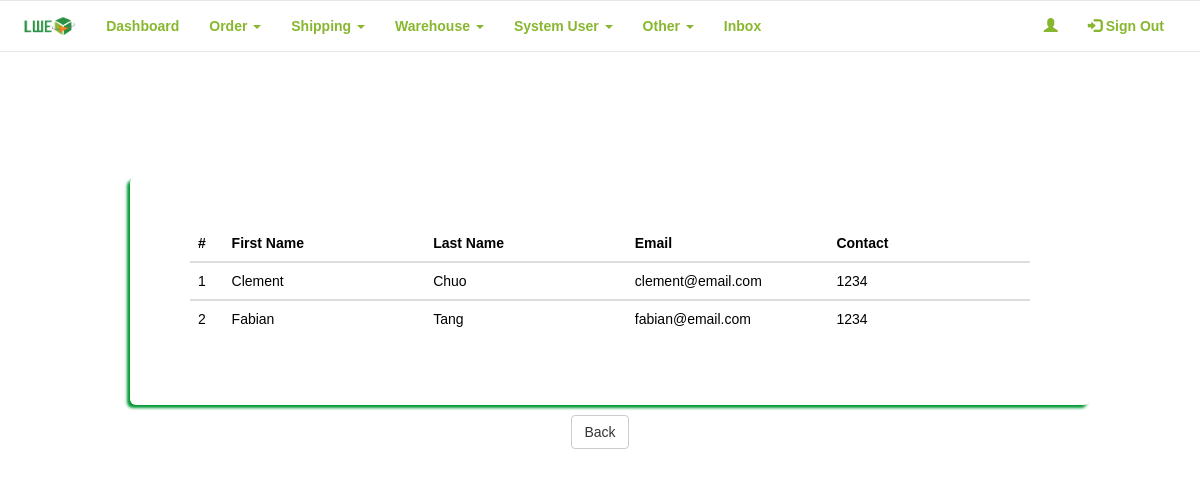
Screenshot of /LWE_Buy/admin/warehouseview.php with the database file from the repository.
### tables this page shows
CREATE TABLE IF NOT EXISTS `work_station` (
  `ws_id` int(11) NOT NULL,
  `user_id` int(11) NOT NULL,
  `wh_id` int(11) NOT NULL
);

CREATE TABLE IF NOT EXISTS `users` (
  `user_id` int(11) NOT NULL,
  `fname` varchar(50) NOT NULL,
  `lname` varchar(50) NOT NULL,
  `contact` varchar(15) DEFAULT NULL,
  `email` varchar(50) NOT NULL,
  `password` varchar(255) NOT NULL,
  `type` varchar(10) NOT NULL,
  `image` text NOT NULL,
  `login_status` varchar(55) NOT NULL
);

### LWE_Buy/admin/warehouseview.php (the view, shortened to what this page needs)
<?php
require_once '../connection/config.php';
$counter = 0;
$wh_id = $_GET['wh_id'];
$query1 = "SELECT *
            FROM users us
            JOIN work_station ws
            ON ws.user_id = us.user_id
            WHERE wh_id='$wh_id'";
$result1 = mysqli_query($con, $query1);
?>
<!DOCTYPE html>
<html data-ng-app="myApp">
    <head>
        <link rel="stylesheet" href="https://maxcdn.bootstrapcdn.com/bootstrap/3.3.7/css/bootstrap.min.css">
        <link href="../frameworks/css/style.css" rel="stylesheet"/>
    </head>
    <body>
        <div class="row">
            <?php include_once('nav.php')?>
        </div>
        <center>
            <div class="container">
                <div class="row" style="padding-top: 50px; padding-bottom: 25px;">
                    <div class="col-xs-12 col-md-12 col-lg-12">
                    </div>
                </div>
            </div>
            <section class = "content">
                <div class="container">
                    <div class="row">
                        <div class="col-xs-12 col-md-12 col-lg-12 jumbotron">
                            <?php
                            if(mysqli_num_rows($result1) > 0)
                            {
                            ?>
                            <table class="table thead-bordered table-hover" id="receive">
                                <thead>
                                    <tr>
                                        <th>#</th>
                                        <th>First Name</th>
                                        <th>Last Name</th>
                                        <th>Email</th>
                                        <th>Contact</th>
                                    </tr>
                                </thead>
                                <?php
                                    while($row = mysqli_fetch_array($result1))
                                    {
                                        $counter++;
                                        ?>
                                        <tbody>
                                            <tr>
                                                <td width="4%"><?php echo $counter; ?></td>
                                                <td width="24%"><?php echo $row['fname']; ?></td>
                                                <td width="24%"><?php echo $row['lname']; ?></td>
                                                <td width="24%"><?php echo $row['email']; ?></td>
                                                <td width="24%"><?php echo $row['contact']; ?></td>
                                            </tr>
                                        </tbody>
                                        <?php
                                    }
                                }else{
                                    ?>
                                        <p>There is no admin/staff in this station.</p>
                                    <?php
                                }
                            ?>
                            </table>
                        </div>
                    </div>
                    <center><a href='javascript:history.go(-1)' class='btn btn-default' name='back'>Back</a></center>
                </div>
            </section>
        </center>
    </body>
</html>

### LWE_Buy/frameworks/css/style.css (style rules this page uses)
body { background-image: url("../../resources/img/bg.jpg"); font-family: sans-serif; overflow-x: hidden; }
.container { width: 80%; margin: 0px auto; }
.jumbotron { margin: 10px; background: #fff; border-radius: 5px; color: #000; box-shadow: -3px 3px 3px #009933; }

### rows the page displays
work_station: user.fname "Clement", user.lname "Chuo", user.email "clement@email.com", user.contact "1234"
work_station: user.fname "Fabian", user.lname "Tang", user.email "fabian@email.com", user.contact "1234"
